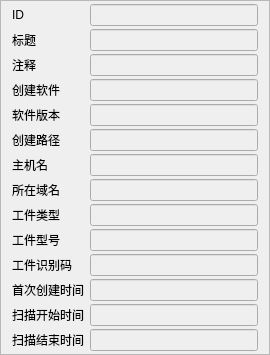
<?xml version="1.0" encoding="UTF-8"?>
<ui version="4.0">
 <class>PanelDocumentInfo</class>
 <widget class="QFrame" name="PanelDocumentInfo">
  <property name="geometry">
   <rect>
    <x>0</x>
    <y>0</y>
    <width>270</width>
    <height>332</height>
   </rect>
  </property>
  <property name="windowTitle">
   <string>Frame</string>
  </property>
  <property name="frameShape">
   <enum>QFrame::StyledPanel</enum>
  </property>
  <property name="frameShadow">
   <enum>QFrame::Raised</enum>
  </property>
  <layout class="QFormLayout" name="formLayout">
   <property name="verticalSpacing">
    <number>3</number>
   </property>
   <property name="topMargin">
    <number>3</number>
   </property>
   <property name="bottomMargin">
    <number>3</number>
   </property>
   <item row="0" column="0">
    <widget class="QLabel" name="uuidLabel">
     <property name="text">
      <string>ID</string>
     </property>
    </widget>
   </item>
   <item row="0" column="1">
    <widget class="QLineEdit" name="uuid">
     <property name="enabled">
      <bool>false</bool>
     </property>
    </widget>
   </item>
   <item row="1" column="0">
    <widget class="QLabel" name="titleLabel">
     <property name="text">
      <string>标题</string>
     </property>
    </widget>
   </item>
   <item row="1" column="1">
    <widget class="QLineEdit" name="title">
     <property name="enabled">
      <bool>false</bool>
     </property>
    </widget>
   </item>
   <item row="2" column="0">
    <widget class="QLabel" name="commentLabel">
     <property name="text">
      <string>注释</string>
     </property>
    </widget>
   </item>
   <item row="2" column="1">
    <widget class="QLineEdit" name="comment">
     <property name="enabled">
      <bool>false</bool>
     </property>
    </widget>
   </item>
   <item row="3" column="0">
    <widget class="QLabel" name="creationToolLabel">
     <property name="text">
      <string>创建软件</string>
     </property>
    </widget>
   </item>
   <item row="3" column="1">
    <widget class="QLineEdit" name="creationTool">
     <property name="enabled">
      <bool>false</bool>
     </property>
    </widget>
   </item>
   <item row="4" column="0">
    <widget class="QLabel" name="creationToolVersionLabel">
     <property name="text">
      <string>软件版本</string>
     </property>
    </widget>
   </item>
   <item row="4" column="1">
    <widget class="QLineEdit" name="creationToolVersion">
     <property name="enabled">
      <bool>false</bool>
     </property>
    </widget>
   </item>
   <item row="5" column="0">
    <widget class="QLabel" name="creationPathLabel">
     <property name="text">
      <string>创建路径</string>
     </property>
    </widget>
   </item>
   <item row="5" column="1">
    <widget class="QLineEdit" name="creationPath">
     <property name="enabled">
      <bool>false</bool>
     </property>
    </widget>
   </item>
   <item row="6" column="0">
    <widget class="QLabel" name="creationHostLabel">
     <property name="text">
      <string>主机名</string>
     </property>
    </widget>
   </item>
   <item row="6" column="1">
    <widget class="QLineEdit" name="creationHost">
     <property name="enabled">
      <bool>false</bool>
     </property>
    </widget>
   </item>
   <item row="7" column="0">
    <widget class="QLabel" name="creationDomainLabel">
     <property name="text">
      <string>所在域名</string>
     </property>
    </widget>
   </item>
   <item row="7" column="1">
    <widget class="QLineEdit" name="creationDomain">
     <property name="enabled">
      <bool>false</bool>
     </property>
    </widget>
   </item>
   <item row="8" column="0">
    <widget class="QLabel" name="partTypeLabel">
     <property name="text">
      <string>工件类型</string>
     </property>
    </widget>
   </item>
   <item row="8" column="1">
    <widget class="QLineEdit" name="partType">
     <property name="enabled">
      <bool>false</bool>
     </property>
    </widget>
   </item>
   <item row="9" column="0">
    <widget class="QLabel" name="partModelLabel">
     <property name="text">
      <string>工件型号</string>
     </property>
    </widget>
   </item>
   <item row="9" column="1">
    <widget class="QLineEdit" name="partModel">
     <property name="enabled">
      <bool>false</bool>
     </property>
    </widget>
   </item>
   <item row="10" column="0">
    <widget class="QLabel" name="partIdentifierLabel">
     <property name="text">
      <string>工件识别码</string>
     </property>
    </widget>
   </item>
   <item row="11" column="0">
    <widget class="QLabel" name="creationTimeLabel">
     <property name="text">
      <string>首次创建时间</string>
     </property>
    </widget>
   </item>
   <item row="12" column="0">
    <widget class="QLabel" name="aquisitionStartLabel">
     <property name="text">
      <string>扫描开始时间</string>
     </property>
    </widget>
   </item>
   <item row="13" column="0">
    <widget class="QLabel" name="aquisitionEndLabel">
     <property name="text">
      <string>扫描结束时间</string>
     </property>
    </widget>
   </item>
   <item row="10" column="1">
    <widget class="QLineEdit" name="partIdentifier">
     <property name="enabled">
      <bool>false</bool>
     </property>
    </widget>
   </item>
   <item row="11" column="1">
    <widget class="QLineEdit" name="creationTime">
     <property name="enabled">
      <bool>false</bool>
     </property>
    </widget>
   </item>
   <item row="12" column="1">
    <widget class="QLineEdit" name="aquisitionStart">
     <property name="enabled">
      <bool>false</bool>
     </property>
    </widget>
   </item>
   <item row="13" column="1">
    <widget class="QLineEdit" name="aquisitionEnd">
     <property name="enabled">
      <bool>false</bool>
     </property>
    </widget>
   </item>
  </layout>
 </widget>
 <resources/>
 <connections/>
</ui>
